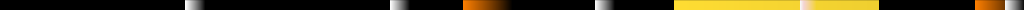
Frame 1 (no input)
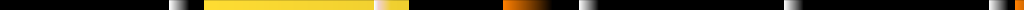
Frame 60 (the mouse pressed at the canvas centre just before this capture)
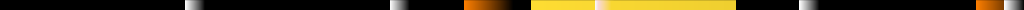
Frame 120 (the mouse held since frame 60 and released just before this capture)

The Processing sketch that drew these frames (run headless with seeded random() and noise(); from frame 60 on, the mouse is pressed at the canvas centre):

// Processing sketch: template
// ── template.pde
//import java.util.Map;
import java.util.List;

////////////////////////////////////////////////////////////////////////////////
//
////////////////////////////////////////////////////////////////////////////////


interface SoundVisualiser {
  void update(float time);
  void render(float time);
}

interface LinearWave {
  // Calculates the color values for time and 1-D space coordinates)
  color plot(float time, float x);
}

////////////////////////////////////////////////////////////////////////////////
//
////////////////////////////////////////////////////////////////////////////////
class SquareWave implements LinearWave {
  
  //
  // The total length is 1.0 * N
  //
  int resolution;    // Number of items (leds, pixels, along the linear dim)
  float freq;        // Number of pulses per second
  float lambda;      // Number of pixels/leds/elements of a wavelength
  float dutyCycle;   // proportion in high state (0,1)
  float hue;         // valued between (0.0,360.0)
  float saturation;  // valued between (0.0, 100.0)
  float timeGamma;   // time distortion to get "jumpy" beats 

  
  SquareWave(
    int resolution,
    float freq,
    float lambda,
    float dutyCycle,
    float hue,
    float saturation,
    float timeGamma
  ) {
    this.resolution= resolution;
    this.freq = freq;
    this.lambda = lambda;
    this.dutyCycle = dutyCycle;
    this.hue = hue;
    this.saturation = saturation;
    this.timeGamma = timeGamma;
  }

  color plot(float time, float x) {
    color result;
    
    float partOfOneCycle = pow( (freq * time) % 1, timeGamma);
    float xMod = abs( x - lambda * partOfOneCycle ) % resolution;
    //float xMod = abs( (x - lambda*freq * time) % resolution );
    // TODO: does this make sense?
    float modBeforeGamma = ( xMod % lambda) / lambda;
    float mod = pow(modBeforeGamma, timeGamma);
    if (mod > (1-dutyCycle) ) {
      float b = 100.0 / dutyCycle * (-mod + 1);
      result = color(hue, saturation, b, 100.0);
    } else {
      result = color(0, 0, 0, 100.0); 
    }
    return result;
  }
}


class LinearSoundVisualiser implements SoundVisualiser {
  
  float tempo = 120.0;
  int resolution = 512; 
  
  List<SquareWave> waves = new ArrayList();
  
  LinearSoundVisualiser(
    int resolution
   ) { 
    this.resolution = resolution;
    SquareWave w0 = new SquareWave(resolution + 1, -1.0, resolution / 5.0, 0.4, 0.0, 0.0, 5.0 );
    SquareWave w1 = new SquareWave(resolution, 1.0, resolution / 2, 0.4, 30.0, 100.0, 5.0 );
    SquareWave w2 = new SquareWave(resolution, -1/4.0, resolution * 4, 0.8, 50.0, 80.0, 1.0 );
    waves.add(w0);
    waves.add(w1);
    waves.add(w2);
  }
  
  void update(float time) {
  }
  
  void render(float time) {
    
    for (LinearWave w : waves) {

       for (int i =0; i < resolution; i++) {
           color c = w.plot(time, float(i));
           stroke(c);
           line(i, 0, i, height);       
       } 
    }
  }
}

////////////////////////////////////////////////////////////////////////////////
//
///////////////////////////////////////////////////////////////////////////////Float/

LinearSoundVisualiser visualiser;
SquareWave wave;



////////////////////////////////////////////////////////////////////////////////
//
////////////////////////////////////////////////////////////////////////////////

void setup() {
  
  println("setup");
  //noLoop();
  
  size(1024, 10);
  background(0);
  blendMode(LIGHTEST);
  colorMode(HSB, 360.0, 100.0, 100.0, 100.0);
  noStroke();
  
  visualiser = new LinearSoundVisualiser(width);
  
 
  println();
  
}

void draw() {
  
  background(0);
  visualiser.render(millis()/1000.0);
  
  
}
